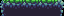

A level layout from a 2D game, rendered from its tile map. Below: a short description, then the map file with its tile-grid data intact:
An orthogonal 4x1 tile map with 16x16 px tiles, 1 tile layer (Tile Layer 1).

<map version="1.0" tiledversion="2017.09.27" orientation="orthogonal" renderorder="right-down" width="4" height="1" tilewidth="16" tileheight="16" infinite="0" nextobjectid="1">
 <tileset firstgid="1" source="ForestTileset.tsx" />
 <layer name="Tile Layer 1" width="4" height="1">
  <data encoding="csv">
60,43,43,61
</data>
 </layer>
</map>
